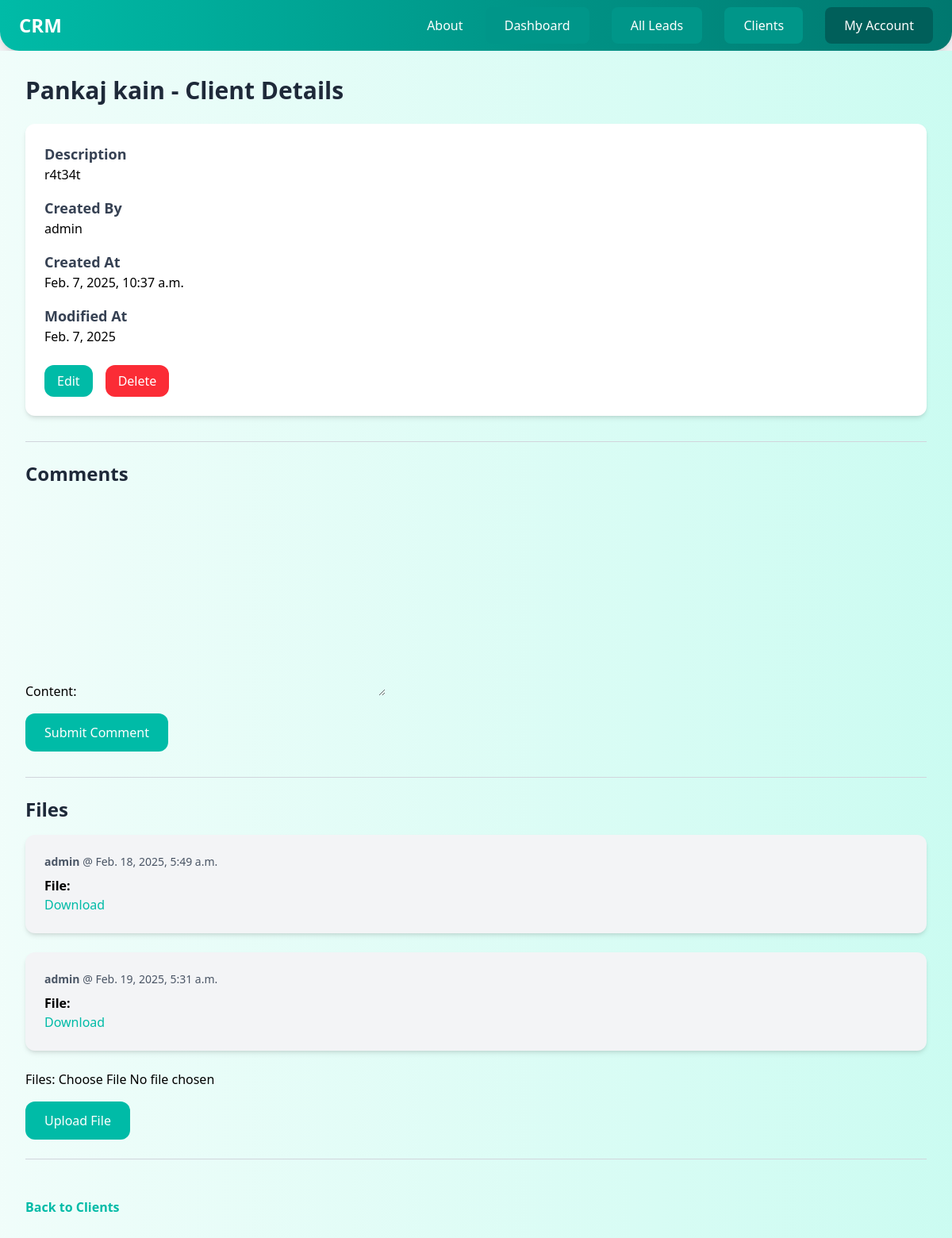
Page /client/11/ (signed in) on the committed database.
### client/models.py (models this page shows, shortened)
class Clients(models.Model):
    team = models.ForeignKey(Team,related_name='clients',on_delete=models.CASCADE)
    Name = models.CharField(max_length=255)
    email = models.EmailField()
    description = models.TextField(blank=True,null=True)
    created_by =models.ForeignKey(User,on_delete=models.CASCADE,related_name='clients')
    created_at = models.DateTimeField(auto_now_add=True)
    modified_at = models.DateField(auto_now=True)
    class Meta:
        ordering=('Name',)
        verbose_name_plural ='clients'

class ClientFiles(models.Model):
    team = models.ForeignKey(Team, related_name='client_files', on_delete=models.CASCADE)
    client = models.ForeignKey(Clients, related_name='files', on_delete=models.CASCADE)
    files = models.FileField(upload_to='clientfiles')
    created_by = models.ForeignKey(User, on_delete=models.CASCADE, related_name='client_files')
    created_at = models.DateTimeField(auto_now_add=True)

### client/views.py (the view)
# urls.py: path('<int:pk>/',client_detail,name='client_detail'),
@login_required
def client_detail(request, pk):
    query = get_object_or_404(Clients, created_by=request.user, pk=pk)
    team = Team.objects.filter(created_by=request.user).first()
    if request.method == 'POST':
        form = AddCommentsform(request.POST)
        if form.is_valid():
            comment = form.save(commit=False)
            comment.team = team
            comment.created_by = request.user
            comment.client = query
            comment.save()
            return redirect('client_detail', pk=pk)
    else:
        form = AddCommentsform()
    return render(request, 'client/client_detail.html', {'client': query,'form': form,'fileform':ClientFilesform(),})

### client/forms.py
class AddCommentsform(forms.ModelForm):
    class Meta:
        model = comments
        fields =('content',)

class ClientFilesform(forms.ModelForm):
    class Meta:
        model = ClientFiles
        fields =('files',)

### client/templates/client/client_detail.html (shortened to what this page needs)
{% extends 'core/base.html' %}
{% block content %}
<div class="py-8 px-8 bg-gradient-to-r from-teal-50 to-teal-100 min-h-screen">
    <h1 class="mb-6 text-3xl font-semibold text-gray-800">{{ client.Name }} - Client Details</h1>
    <div class="bg-white p-6 rounded-xl shadow-md mb-8">
        <p class="text-lg font-semibold text-gray-700">Description</p>
        {% if client.description %}
            <p class="mb-4">{{ client.description }}</p>
        {% else %}
            <p>No description available for this client.</p>
        {% endif %}
        <div class="mt-4">
            <p class="text-lg font-semibold text-gray-700">Created By</p>
            <p class="mb-4">{{ client.created_by }}</p>
            <p class="text-lg font-semibold text-gray-700">Created At</p>
            <p class="mb-4">{{ client.created_at }}</p>
            <p class="text-lg font-semibold text-gray-700">Modified At</p>
            <p class="mb-4">{{ client.modified_at }}</p>
        </div>
        <div class="flex space-x-4 mt-6">
            <a href="{% url 'client_edit' client.id %}" class="inline-block py-2 px-4 bg-teal-500 text-white rounded-xl hover:bg-teal-400 transition duration-300">Edit</a>
            <a href="{% url 'client_delete' client.id %}" class="inline-block py-2 px-4 bg-red-500 text-white rounded-xl hover:bg-red-400 transition duration-300">Delete</a>
        </div>
    </div>
    <hr class="my-6 border-gray-300">
    <div class="mb-8">
        <h2 class="text-2xl font-semibold text-gray-800">Comments</h2>
        <form method="post" action="{% url 'add-comment' client.id %}" class="mt-6">
            <div class="mb-4">
                {{ form.as_p }}
            </div>
            <button type="submit" class="py-3 px-6 bg-teal-500 text-white rounded-xl hover:bg-teal-400 transition duration-300">Submit Comment</button>
        </form>
    </div>
    <hr class="my-6 border-gray-300">
    <div>
        <h2 class="text-2xl font-semibold text-gray-800">Files</h2>
        <div class="space-y-6 mt-4">
            {% for file in client.files.all %}
            <div class="bg-gray-100 p-6 rounded-xl shadow-md">
                <p class="text-sm text-gray-600"><strong>{{ file.created_by }}</strong> @ {{ file.created_at }}</p>
                <p class="mt-2"><strong>File:</strong> {{ file.file.name }}</p>
                <a href="{{ file.file.url }}" class="text-teal-500 hover:text-teal-700">Download</a>
            </div>
            {% endfor %}
        </div>
        <form method="post" action="{% url 'add-file' client.id %}" enctype="multipart/form-data" class="mt-6">
            <div class="mb-4">
                {{ fileform.as_p }}
            </div>
            <button type="submit" class="py-3 px-6 bg-teal-500 text-white rounded-xl hover:bg-teal-400 transition duration-300">Upload File</button>
        </form>
    </div>
    <hr class="my-6 border-gray-300">
    <a href="{% url 'clients_list' %}" class="inline-block font-semibold text-teal-500 hover:text-teal-700 mt-6">Back to Clients</a>
</div>
{% endblock %}

### rows in the picture
Clients: Name "Pankaj kain", description "r4t34t", created_by "admin", created_at "Feb. 7, 2025, 10:37 a.m.", modified_at "Feb. 7, 2025"
ClientFiles: created_by "admin", created_at "Feb. 18, 2025, 5:49 a.m."
ClientFiles: created_by "admin", created_at "Feb. 19, 2025, 5:31 a.m."
